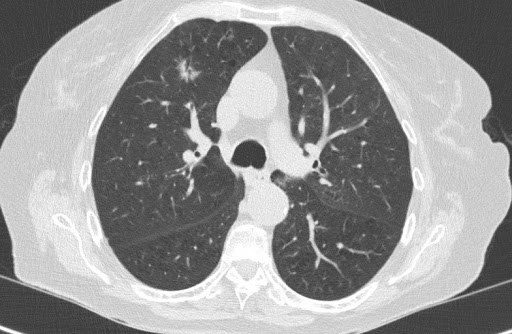
#> input picture Chapter 03. Edge detection/images/medical_3.jpg, 512 x 334 px
$ jupyter execute --allow-errors '3.2 Operators based on second derivative & Canny algorithm.ipynb'   (older library calls are emulated)
#> lines starting #> are read from the running program, lines starting #| are printed output that depends on the picture
# 3.2 Operators based on second derivative

In the previous notebooks we saw how to detect edges by looking at the gradient  image (first-derivative), but it is also possible to do that by analyzing the output of operators based on the second-derivative!

As you may remember, first derivative operators try to detect edges by looking for high magnitude values of such derivatives. The figure below shows a one-dimensional continuous function $f(x)$ in (a) and its first derivative in (b), where we can see that the point corresponding to the highest intensity difference reaches a maximum value:

<center><br /><br /></center>

The third figure (c) shows its second derivative, so we can check how such a value corresponds to... **a zero crossing!** That is, a second derivative yields a zero-crossing at points where the gradient presents a maximum, so we could detect edges looking for those crossings.

Unfortunately, things get a little tricky when moving to a 2D space (like images). Why? because depending on the orientation of the edge, this zero-crossing may go almost unnoticed (see, for example, d):

<center><br /><br /></center>

In this notebook we are going two explore two methods that face such issue and detect edges using the second derivative. These are:

- **Laplacian operator** (<a href="#321">Section 3.2.1</a>)
- **LoG operator** (<a href="#322">Section 3.2.2</a>)

Additionally, we will also take a look at a widely used algorithm that is a combination of different techniques: the **Canny algorithm** (<a href="#323">Section 3.2.3</a>).

## Problem context - Edge detection for medical images

Unfortunately, you were not accepted (yet!) by the researching team at *Hospital Clínico* because the obtained results in the previous notebook were not as good as expected. Anyway, they have shown you the algorithms that they are currently using so you can learn for future opportunities. Let's have a look!

<center></center>

[cell 1]
import numpy as np
from scipy import signal
import cv2
import matplotlib.pyplot as plt
import matplotlib
from ipywidgets import interact, fixed, widgets
from mpl_toolkits.mplot3d import Axes3D

matplotlib.rcParams['figure.figsize'] = (15.0, 15.0)

images_path = './images/'

## 3.2.1 Laplacian operator <a id=321></a>

To face the previously posed issue about unnoticed edges due to the derivate orientation, the idea behind the Laplacian operator is to combine second derivatives in perpendicular directions. Thus, it is defined as:

$$
\nabla^2 f(i,j) =
\frac{\partial^2}{\partial x^2}f(i,j) +
\frac{\partial^2}{\partial y^2}f(i,j)
$$

Note that, by definition, **it returns a scalar**, not a vector as in the gradient case. Indeed, the Laplacian is the trace of the *Hessian matrix*, which fully characterizes the second derivative of a function:

$$
H(f) =
\begin{bmatrix}
\frac{\partial f^2}{\partial x^2} & \frac{\partial}{\partial x}\frac{\partial f}{\partial y} \\
\frac{\partial f}{\partial y}\frac{\partial f}{\partial x} & \frac{\partial f^2}{\partial y^2}
\end{bmatrix}
$$

Compared with the first derivative-based edge detectors such as the Sobel operator, the Laplacian operator have a number of advantages:

- it is a linear operator,
- invariant to image orientation, and
- precise when localizing edges.

### Implementation
Now that we know the theory, let's have a look at how the Laplacian operator is implemented:

1. We start by considering first derivatives (OpenCV uses Sobel, but any alternative is valid): $\\[5pt]$

$$\frac{\partial f(x,y)}{\partial x} = f_x(x,y) \approx G_R(i,j) = f(i+1,j) - f(i,j) \\[5pt]$$

$$\frac{\partial f(x,y)}{\partial y} = f_x(x,y) \approx G_C(i,j) = f(i,j+1) - f(i,j) \\[5pt]$$

2. Then, take second derivatives using the previous definitions:

$$g = \frac{\partial f^2}{\partial x^2} = f_{xx}(x,y) \approx G_R(i,j) - G_R(i-1,j) = f(i+1,j) - 2f(i,j) + f(i-1,j) \\[5pt]$$

$$h = \frac{\partial f^2}{\partial y^2} = f_{yy}(x,y) \approx G_C(i,j) - G_C(i-1,j) = f(i,j+1) - 2f(i,j) + f(i,j-1) \\[10pt]$$

3. Finally, implement it as a convolution with a certain kernel, so $L[F(i,j)] = F(i,j) \otimes L(i,j)$. This would lead to the operation $L[F(i,j)] = (F(i,j) \otimes g) + (F(i,j) \otimes h)$, but thanks to the distributive property of convolution:$\\[10pt]$
$$\underbrace{f \otimes (g + h)}_{\text{One convolution}}
=
\underbrace{(f \otimes g) + (f \otimes h)}_{\text{Two convolutions}}\\[10pt]$$
We can obtain a kernel that carries out both convolutions at once!:

<div style="margin: 0 auto; text-align: center; display: table;">
<div>
    <p><center>g</center></p>
    <table style = "display: table-cell; vertical-align: middle;">
	<tbody>
		<tr>
			<td style="border: 1px solid;">0</td>
			<td style="border: 1px solid;">0</td>
			<td style="border: 1px solid;">0</td>
		</tr>
		<tr>
			<td style="border: 1px solid;">1</td>
			<td style="border: 1px solid;" bgcolor="#81F7F3">-2</td>
			<td style="border: 1px solid;">1</td>
		</tr>
		<tr>
			<td style="border: 1px solid;">0</td>
			<td style="border: 1px solid;">0</td>
			<td style="border: 1px solid;">0</td>
		</tr>
	</tbody>
    </table>
</div>

<div style = "padding: 10px; display: table-cell; vertical-align: middle;"> $+$ </div>
<div>
    <p><center>h</center></p>
    <table style = "display: table-cell; vertical-align: middle;">
    <tbody>
        <tr>
            <td style="border: 1px solid;">0</td>
            <td style="border: 1px solid;">1</td>
            <td style="border: 1px solid;">0</td>
        </tr>
        <tr>
            <td style="border: 1px solid;">0</td>
            <td style="border: 1px solid;" bgcolor="#81F7F3">-2</td>
            <td style="border: 1px solid;">0</td>
        </tr>
        <tr>
            <td style="border: 1px solid;">0</td>
            <td style="border: 1px solid;">1</td>
            <td style="border: 1px solid;">0</td>
        </tr>
    </tbody>
    </table>
</div>

<div style = "padding: 10px; display: table-cell; vertical-align: middle;"> = </div>
<div>
    <p><center>g+h=L</center></p>
    <table style = "display: table-cell; vertical-align: middle;">
	<tbody>
		<tr>
			<td style="border: 1px solid;">0</td>
			<td style="border: 1px solid;">1</td>
			<td style="border: 1px solid;">0</td>
		</tr>
		<tr>
			<td style="border: 1px solid;">1</td>
			<td style="border: 1px solid;" bgcolor="#81F7F3">-4</td>
			<td style="border: 1px solid;">1</td>
		</tr>
		<tr>
			<td style="border: 1px solid;">0</td>
			<td style="border: 1px solid;">1</td>
			<td style="border: 1px solid;">0</td>
		</tr>
	</tbody>
    </table>
</div>

</div>

### Zero-crossing

Note that the result of applying the Laplacian operator is not directly an edges image, but a second-derivative image. Recall that in the case of operators based on the first derivative we had to combine the two images returned by the gradient operator, and then apply a threshold to select edges. In this case, **it is needed an algorithm to detect zero-crossings** in the second-derivative (Laplacian) image in order to return a binary image of edges.

An example of a simple zero-crossing algorithm could be:

1. Select a small positive number $th$ (threshold).
2. A pixel is labelled as an edge if in the Laplacian image:
    - its value is smaller than $-th$ and at least one of its neighbours is bigger that $th$, or
    - its value is bigger than $th$ and at least one of its neighbours is smaller than $-th$.

**Advantages:**
- Zero crossing produces a closed (or almost closed) contour, and
- it provides edges of 1-pixel width!

**Limitations**
- Unfortunately, the Laplacian operator is very sensitive to noise, resulting in a poor edge detection. Solution: If the image is blurred using a Gaussian filter before applying the Laplace operator, we can partially solve the noise problem. If this is done, the resultant o is called **LoG (Laplacian of Gaussian)**.

## 3.2.2 LoG operator <a id=322></a>

So, the LoG operator first smoothes the image, and then applies the Laplacian operator (or viceversa, it's conmutative!). Considering the convolution properties:

$$
\nabla^2[f(x,y)\otimes g_\sigma(x,y)]
=
f(x,y) \otimes \nabla^2[g_\sigma(x,y)]
= f(x,y) \otimes LoG_\sigma(x,y)
$$

LoG is an isotropic operator, that is, it keeps radial symmetry. In this way, it is assumed that the covariance in both image dimensions is the same! Mathematically it is expressed as:

$$LoG_\sigma (x,y) =
\frac{1}{\pi \sigma^4}
\left[ \frac{x^2+y^2}{2 \sigma^2} -1 \right] \exp^{-\frac{x^2+y^2}{2 \sigma^2}}
=
\frac{1}{\pi \sigma^4}
\left[ \frac{r^2}{2 \sigma^2} -1 \right] \exp^{-\frac{r^2}{2 \sigma^2}}
= LoG_\sigma(r^2)
$$

**Let's print the LoG operator!**

[cell 2]
# Gauss filter
v = np.arange(-5,5,0.1)
X, Y = np.meshgrid(v,v)
covar = np.array([[2, 0],[0, 2]]) ## Assuming no correlation between X and Y
gauss_filter = np.exp(-0.5*(X**2/covar[0][0]+Y**2/covar[1][1]))

# Laplace filter
laplace_filter = np.array(([[0,1,0],[1,-4,1],[0,1,0]]), dtype="float")

# LoG operator
LoG = cv2.filter2D(gauss_filter, -1, laplace_filter)

# Plot it!
fig = plt.figure()
ax = plt.axes(projection='3d')
ax.plot_surface(X,Y,LoG,cmap='summer', edgecolor='none');
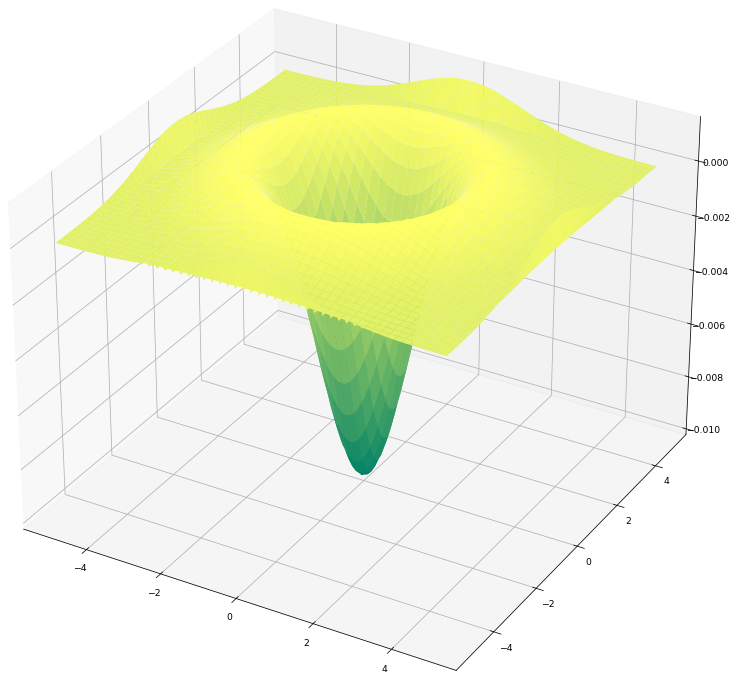
#> figure drawn by matplotlib, 1 panel

As a side note, the LoG operator is not separable. However, it can be implemented as **DoG (Difference of Gaussians)**, a sum of separable operators, reducing its complexity from $O(N^2)$ to $O(4N)$. The DoG is defined as:

$$
DoG_{\sigma_1\sigma_2}(x,y) =
g_{\sigma_1}(x,y) - g_{\sigma_2}(x,y) =
g_{\sigma_1}(x)g_{\sigma_1}(y) - g_{\sigma_2}(x) g_{\sigma_2}(y)
$$

Giving the ratio $\sigma_1 / \sigma_2 = 1.6$ the best approximation of LoG. This complexity reduction approach is employed, for example, in the popular SIFT keypoint detector, as we will see in following notebooks.

### Limitations

- It is computationally costly,
- it doesn't provide any information about edge orientations,
- the output contains negative and non-integer values, so for display purposes the image should be normalized to the range 0-255,
- it is needed a zero-crossing method, and
- it tends to round object corners (more heavily as $\sigma$ grows).

### Experiencing Laplacian and LoG operators

Now that we are almost experts in the Laplacian and LoG operators, let's play a bit with them!

### **<span style="color:green"><b><i>ASSIGNMENT 1a: Applying Gaussian smoothing</i></b></span>**

First, complete the function `gaussian_smoothing()` that:
1. blurs an image using a Gaussian filter, then
2. normalizes it to leverage the full range of values $[0, \dots, 255]$ (this is just a way to process the image in order to increase its contrast), and
3. finally returns the resulting image.

Interesting functions:
- For normalization you can use [`cv2.normalize()`](https://docs.opencv.org/3.4/d2/de8/group__core__array.html#ga87eef7ee3970f86906d69a92cbf064bd).

[cell 3]
# ASSIGNMENT 1a
# Implement a function that blurres an input image using a Gaussian filter and then normalizes it.
def gaussian_smoothing(image, sigma, w_kernel):
    """ Blur and normalize input image.

        Args:
            image: Input image to be binarized
            sigma: Standard deviation of the Gaussian distribution
            w_kernel: Kernel aperture size

        Returns:
            smoothed_norm: Blurred image
    """
    # Write your code here!

    # Define 1D kernel
    s=sigma
    w=w_kernel
    kernel_1D = np.array([(1/(s*np.sqrt(2*np.pi)))*np.exp(-((pow(z,2))/(2*pow(s,2)))) for z in range(-w,w+1)])

    # Apply distributive property of convolution
    vertical_kernel = kernel_1D.reshape(2*w+1,1)
    horizontal_kernel = kernel_1D.reshape(1,2*w+1)
    gaussian_kernel_2D = signal.convolve2d(vertical_kernel, horizontal_kernel)

    # Blur image
    smoothed_img = cv2.filter2D(image,cv2.CV_16S,gaussian_kernel_2D)

    # Normalize to [0 254] values
    smoothed_norm = cv2.normalize(smoothed_img, None, 0, 255, cv2.NORM_MINMAX,dtype=cv2.CV_8U) # Leave the second argument as None

    return smoothed_norm

### **<span style="color:green"><b><i>ASSIGNMENT 1b: Applying Laplacian and LoG operators</i></b></span>**

Now, we are going to see the differences between the Laplacian and LoG operators. For that complete the `laplace_testing()` function which:

1. applies the Laplacian operator to the input image and
2. to a blurred version of the input image (use the previously implemented function `gaussian_smoothing()` to smooth it). Notice that applying the Laplacian operator after smoothing the image is equivalent to applying the LoG operator.
3. Finally displays both images along with the original one in a 1x3 plot.

This function uses as inputs:
- an image to be processed,
- the size of the Laplacian filter (should be odd), and
- the parameters of the Gaussian filter.

Note that it would possible to reduce the computation time by precomputing LoG (as commented above). This is convolving the Laplacian and Gaussian filters instead of applying them separately.

Interesting functions:
- OpenCV defines the Laplace operator as [cv2.Laplacian()](https://docs.opencv.org/3.4/d5/db5/tutorial_laplace_operator.html).

[cell 4]
# ASSIGNMENT 1b
# Implement a function that applies the Laplacian operator to the input image and to a blurred version of it.
# Display a 1x3 plot with the original image and the two resulting edge images.
# Inputs: image, size of the Laplacian kernel, sigma and size of the Gaussian kernel
def laplace_testing(image, size_Laplacian, sigma, w_gaussian):
    """ Apply Laplacian and Log operators to an image.

        Args:
            image: Input image to be binarized
            size_Laplacian: size of Laplacian kernel (odd)
            sigma: Standard deviation of the Gaussian distribution
            w_gaussian: Gaussian kernel aperture size
    """
    # Write your code here!

    # Blur image
    blurred_img = gaussian_smoothing(image, sigma, w_gaussian)

    # Apply Laplacian to the original image
    laplacian = cv2.Laplacian(image, cv2.CV_16S, ksize=size_Laplacian)

    # Aplay Laplacian to the blurred image
    laplacian_blurred = cv2.Laplacian(blurred_img, cv2.CV_16S, ksize=size_Laplacian)

    # Show initial image
    plt.subplot(131)
    plt.imshow(image, cmap='gray')
    plt.title('Original image')

    # Show laplacian
    plt.subplot(132)
    plt.imshow(laplacian, cmap='gray')
    plt.title('Laplacian without blurring')

    # Show LoG
    plt.subplot(133)
    plt.imshow(laplacian_blurred, cmap='gray')
    plt.title('Laplacian blurred (LoG)')

It is time to try this method to our medical images and play with interactive parameters.$\\[5pt]$

[cell 5]
# Read an image
image = cv2.imread(images_path + 'medical_3.jpg', 0)
#> image is the input picture: shape (334, 512); min 49, max 255, mean 151.1
#> the sliders are set to image = <module 'ipywidgets.fixed_' fr, size_Laplacian = 4, sigma = 2.0, w_gaussian = 2

# Interact with the parameters!
#> (the rest of this cell did not finish here and is left out)

#> the sliders are set to image = <module 'ipywidgets.fixed_' fr, size_Laplacian = 4, sigma = 2.0, w_gaussian = 2, threshold = 20

### <font color="blue"><b><i>Thinking about it (1)</i></b></font>

Now, **answer the following questions**:

- Could be the Laplacian applied without a previous blurring? Does this have any drawback?

    <p style="margin: 4px 0px 6px 5px; color:blue"><i>Yes, it could be. It´s very sensitive to noise, resulting in poor edge detection</i></p>

- Are the images obtained in the previous function *edge images*?

    <p style="margin: 4px 0px 0px 5px; color:blue"><i>The result is not directly a edge images.ç</i></p>

- If not, what would be needed for obtaining the edges from those images?

    <p style="margin: 4px 0px 0px 5px; color:blue"><i>It´s needed an algorithm to detect zero-crossing in the secon-derivative.</i></p>

The next code cell implements zero crossing detection, so it retruns the final edges image.

[cell 6]
# This function takes an image, applies LoG (in reality, Gaussian and then laplacian) and then, a Zero-Crossing algorithm.
# It will show the original image, the image with LoG and the image with Zero-Crossing applied.
def zero_crossing(image, size_Laplacian, sigma, w_gaussian, threshold):

    blurred_img = gaussian_smoothing(image, sigma, w_gaussian)
#> the sliders are set to image = <module 'ipywidgets.fixed_' fr, lower_threshold = 130, upper_threshold = 130, sigma = 2.0, w_gaussian = 2

$ run again, with Chapter 03. Edge detection/images/hired.jpg copied over Chapter 03. Edge detection/images/medical_3.jpg
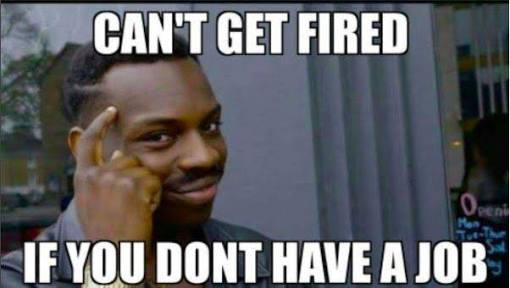
#> input picture Chapter 03. Edge detection/images/hired.jpg, 510 x 288 px
#> `image = cv2.imread(images_path + 'medical_3.jpg', 0)`:
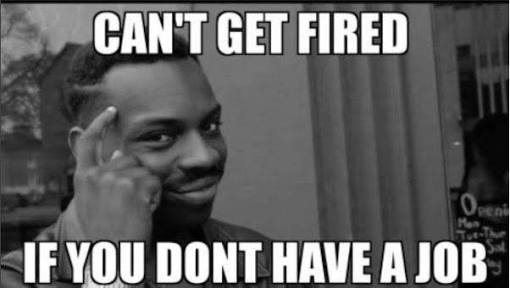
#> image: shape (288, 510); min 0, max 255, mean 97
